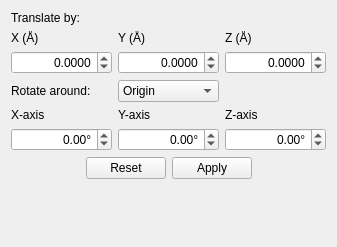
<?xml version="1.0" encoding="UTF-8"?>
<ui version="4.0">
 <class>ManipulateSettingsWidget</class>
 <widget class="QWidget" name="ManipulateSettingsWidget">
  <property name="geometry">
   <rect>
    <x>0</x>
    <y>0</y>
    <width>337</width>
    <height>247</height>
   </rect>
  </property>
  <property name="windowTitle">
   <string>Form</string>
  </property>
  <layout class="QVBoxLayout" name="verticalLayout">
   <item>
    <layout class="QGridLayout" name="gridLayout">
     <item row="3" column="0">
      <widget class="QDoubleSpinBox" name="xTranslateSpinBox">
       <property name="alignment">
        <set>Qt::AlignRight|Qt::AlignTrailing|Qt::AlignVCenter</set>
       </property>
       <property name="decimals">
        <number>4</number>
       </property>
       <property name="minimum">
        <double>-999.990000000000009</double>
       </property>
       <property name="maximum">
        <double>999.990000000000009</double>
       </property>
      </widget>
     </item>
     <item row="3" column="1">
      <widget class="QDoubleSpinBox" name="yTranslateSpinBox">
       <property name="alignment">
        <set>Qt::AlignRight|Qt::AlignTrailing|Qt::AlignVCenter</set>
       </property>
       <property name="decimals">
        <number>4</number>
       </property>
       <property name="minimum">
        <double>-999.990000000000009</double>
       </property>
       <property name="maximum">
        <double>999.990000000000009</double>
       </property>
      </widget>
     </item>
     <item row="3" column="2">
      <widget class="QDoubleSpinBox" name="zTranslateSpinBox">
       <property name="alignment">
        <set>Qt::AlignRight|Qt::AlignTrailing|Qt::AlignVCenter</set>
       </property>
       <property name="decimals">
        <number>4</number>
       </property>
       <property name="minimum">
        <double>-999.990000000000009</double>
       </property>
       <property name="maximum">
        <double>999.990000000000009</double>
       </property>
      </widget>
     </item>
     <item row="1" column="0">
      <widget class="QLabel" name="label_3">
       <property name="text">
        <string>X (Å)</string>
       </property>
      </widget>
     </item>
     <item row="1" column="1">
      <widget class="QLabel" name="label_4">
       <property name="text">
        <string>Y (Å)</string>
       </property>
      </widget>
     </item>
     <item row="1" column="2">
      <widget class="QLabel" name="label_5">
       <property name="text">
        <string>Z (Å)</string>
       </property>
      </widget>
     </item>
     <item row="0" column="0">
      <widget class="QLabel" name="label">
       <property name="text">
        <string>Translate by:</string>
       </property>
      </widget>
     </item>
    </layout>
   </item>
   <item>
    <layout class="QGridLayout" name="gridLayout_2">
     <item row="2" column="0">
      <widget class="QDoubleSpinBox" name="xRotateSpinBox">
       <property name="alignment">
        <set>Qt::AlignRight|Qt::AlignTrailing|Qt::AlignVCenter</set>
       </property>
       <property name="suffix">
        <string>°</string>
       </property>
       <property name="minimum">
        <double>-360.000000000000000</double>
       </property>
       <property name="maximum">
        <double>360.000000000000000</double>
       </property>
      </widget>
     </item>
     <item row="2" column="1">
      <widget class="QDoubleSpinBox" name="yRotateSpinBox">
       <property name="alignment">
        <set>Qt::AlignRight|Qt::AlignTrailing|Qt::AlignVCenter</set>
       </property>
       <property name="suffix">
        <string>°</string>
       </property>
       <property name="minimum">
        <double>-360.000000000000000</double>
       </property>
       <property name="maximum">
        <double>360.000000000000000</double>
       </property>
      </widget>
     </item>
     <item row="2" column="2">
      <widget class="QDoubleSpinBox" name="zRotateSpinBox">
       <property name="alignment">
        <set>Qt::AlignRight|Qt::AlignTrailing|Qt::AlignVCenter</set>
       </property>
       <property name="suffix">
        <string>°</string>
       </property>
       <property name="minimum">
        <double>-360.000000000000000</double>
       </property>
       <property name="maximum">
        <double>360.000000000000000</double>
       </property>
      </widget>
     </item>
     <item row="1" column="0">
      <widget class="QLabel" name="label_6">
       <property name="text">
        <string>X-axis</string>
       </property>
      </widget>
     </item>
     <item row="1" column="1">
      <widget class="QLabel" name="label_7">
       <property name="text">
        <string>Y-axis</string>
       </property>
      </widget>
     </item>
     <item row="1" column="2">
      <widget class="QLabel" name="label_8">
       <property name="text">
        <string>Z-axis</string>
       </property>
      </widget>
     </item>
     <item row="0" column="0">
      <widget class="QLabel" name="label_2">
       <property name="text">
        <string>Rotate around:</string>
       </property>
      </widget>
     </item>
     <item row="0" column="1">
      <widget class="QComboBox" name="rotateComboBox">
       <item>
        <property name="text">
         <string>Origin</string>
        </property>
       </item>
       <item>
        <property name="text">
         <string>Geometry</string>
        </property>
       </item>
      </widget>
     </item>
    </layout>
   </item>
   <item>
    <widget class="QDialogButtonBox" name="buttonBox">
     <property name="standardButtons">
      <set>QDialogButtonBox::Apply|QDialogButtonBox::Reset</set>
     </property>
     <property name="centerButtons">
      <bool>true</bool>
     </property>
    </widget>
   </item>
   <item>
    <spacer name="verticalSpacer">
     <property name="orientation">
      <enum>Qt::Vertical</enum>
     </property>
     <property name="sizeHint" stdset="0">
      <size>
       <width>20</width>
       <height>262</height>
      </size>
     </property>
    </spacer>
   </item>
  </layout>
 </widget>
 <resources/>
 <connections/>
</ui>
